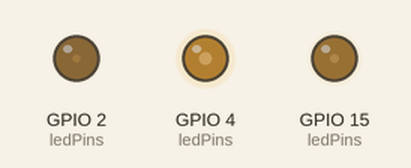
Recording of a sketch running on a simulated ESP32. On the bench: output pins drawn as LEDs (lit = HIGH). Random numbers use the default seed unless the sketch sets one.

Above: at 0.1 s.
At 5.1 s:
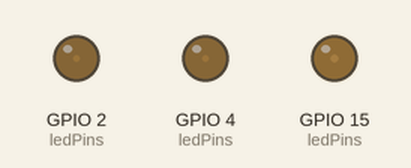
At 9.9 s:
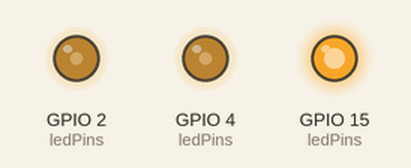
At 19.9 s:
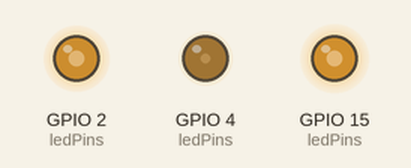
At 29.7 s:
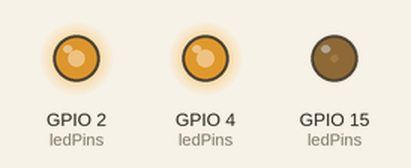
At 39.7 s:
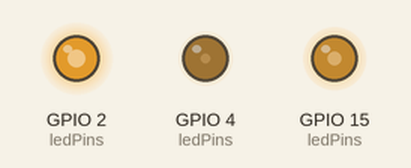
Timing chart, 0 to 40.0 s (numbered marks = the images above):
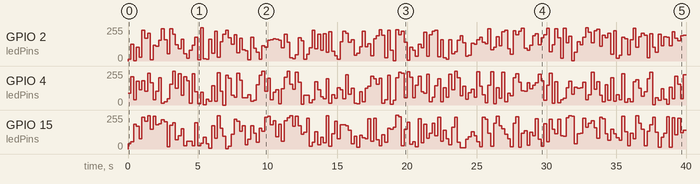

Measured:
- by itself, GPIO 2 (ledPins): 0/255 → 14/255 at 0.00 s, → 125/255 0.20 s later, → 1/255 0.20 s later, → 103/255 0.20 s later, … (200 changes in this stretch)
- by itself, GPIO 4 (ledPins): 0/255 → 88/255 at 0.00 s, → 212/255 0.20 s later, → 39/255 0.20 s later, → 177/255 0.20 s later, … (200 changes in this stretch)

The sketch:

07.random_color_RGB_light.ino
```cpp
const byte ledPins[] = { 4, 2, 15 };
const byte channels[] = { 0, 1, 2 };
int red, green, blue;

void setup() {
  for(int i = 0; i < 3; i++)
    ledcAttachChannel(ledPins[i], 1'000, 8, channels[i]);
}

void loop() {
  red = random(0, 256);
  green = random(0, 256);
  blue = random(0, 256);
  setColor(red, green, blue);
  delay(200);
}

void setColor(byte red, byte green, byte blue)
{
  ledcWrite(ledPins[0], 255 - red);
  ledcWrite(ledPins[1], 255 - green);
  ledcWrite(ledPins[2], 255 - blue);
}
```
